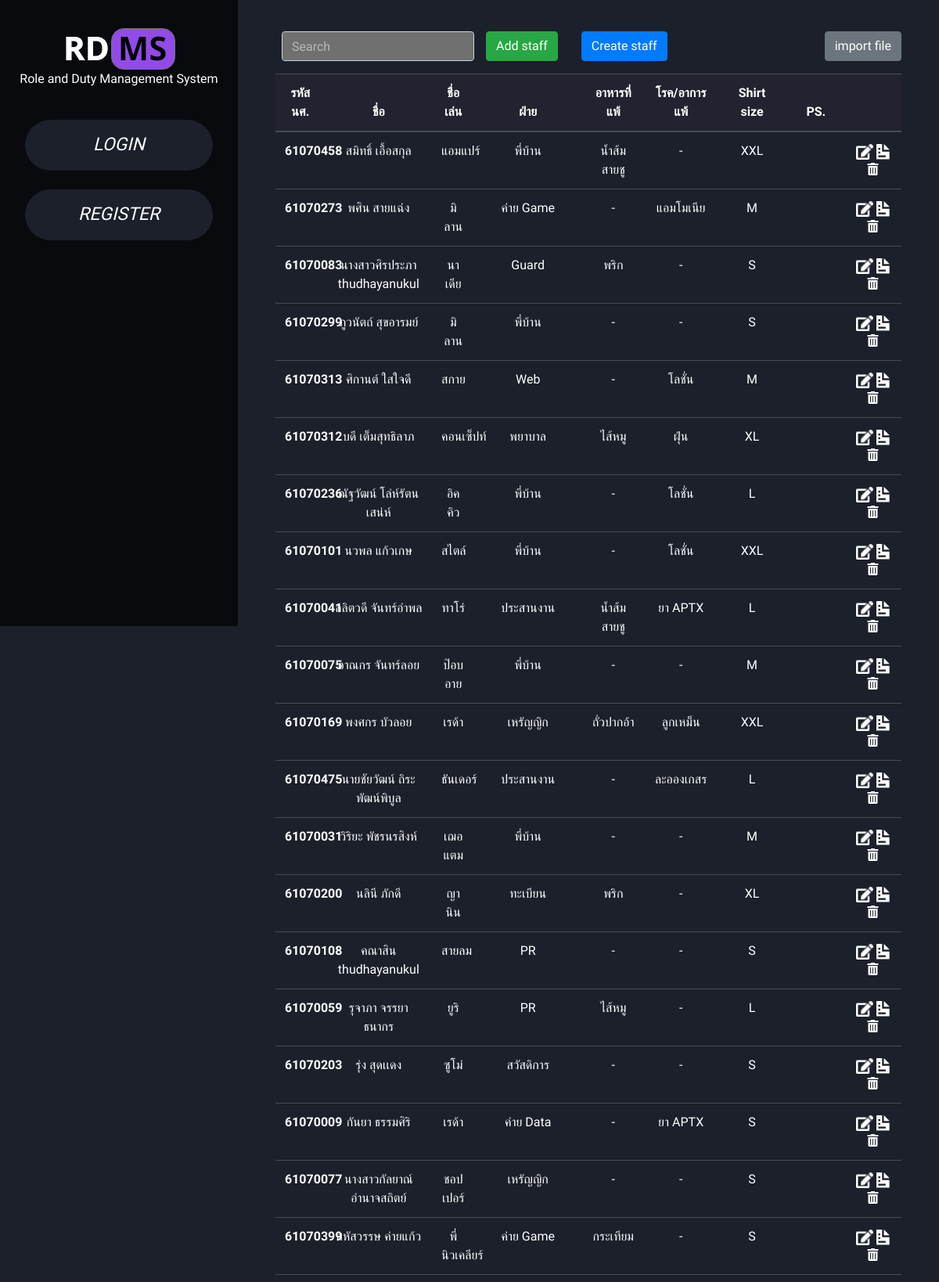
Screenshot of /camp/2/staffs/ (upper part) with the database file from the repository.
### staffs/models.py (models this page shows)
class Staff(models.Model):
    camp = models.ForeignKey(to='camp.Camp', on_delete=models.CASCADE)
    personal = models.OneToOneField(Personal, on_delete=models.CASCADE)
    department = models.ForeignKey(to='camp.Department', on_delete=models.CASCADE, null=True, blank=True)
    mc = models.ForeignKey(to='camp.MC', on_delete=models.CASCADE, null=True, blank=True)
    position = models.CharField(max_length=255)
    group = models.CharField(max_length=255)
    postscript = models.CharField(max_length=255, null=True)

### personal/models.py (models this page shows)
class Personal(models.Model):
    SEX = (
        ('M', 'MALE'),
        ('F', 'FEMALE')
    )
    sid = models.CharField(max_length=8, null=True)
    first_name = models.CharField(max_length=255)
    last_name = models.CharField(max_length=255)
    nick_name = models.CharField(max_length=255)
    sex = models.CharField(choices=SEX, max_length=1)
    phone = models.CharField(max_length=10, null=True)
    email = models.CharField(max_length=255, null=True)
    blood_type = models.CharField(max_length=2, null=True)
    birthday = models.DateField(null=True)
    religion = models.CharField(max_length=255, null=True)
    food_allergy = models.TextField(default='-')
    congenital_disease = models.TextField(default='-')
    shirt_size = models.CharField(max_length=5)
    profile_pic = models.ImageField(upload_to='profiles/')

### camp/models.py (models this page shows)
class Department(models.Model):
    camp = models.ForeignKey(Camp, on_delete=models.CASCADE)
    name = models.CharField(max_length=255)
    typeOfDepartment = models.CharField(max_length=255)
    desc = models.TextField()

### staffs/views.py (the view)
# urls.py: path('<int:id_camp>/staffs/', include('staffs.urls')),
def staffs(request, id_camp):
    context = getPersonal(request)
    context['id_camp'] = id_camp
    context['staffs'] = reversed(Staff.objects.select_related('personal').filter(camp_id=id_camp))
    if id_camp:
        context['active_camp'] = True
    return render(request, 'staffs.html', context)

### index/views.py (called while the page is built)
def getPersonal(request):
    if request.user.is_authenticated and request.user.personal_id:
        user = request.user
        context = {}
        personal = Personal.objects.get(pk=user.personal_id)
        sex = {'M': 'Mr.', 'F': 'Miss.'}
        name = sex[personal.sex] + \
            personal.first_name + ' ' + personal.last_name
        context['name'] = name
        context['personal'] = personal
        return context
    else:
        messages.warning(request, 'user ของคุณไม่มีการกรอกข้อมูล personal ระวังบัค')
        return {}

### staffs/templates/staffs.html (shortened to what this page needs)
{% extends "base.html" %}
{% block content %}
<div class="form-group row ml-2">
    <div class="col-xs-3">
        <input type="text" class="form-control  search" placeholder="Search" id="searchBox">
    </div>
    <div class="col-sm-auto">
        <a type="button" class="btn btn-success" href="{% url 'add_staff' id_camp %}">Add staff</a>
    </div>
    <div class="col-sm-auto">
        <a type="button" class="btn btn-primary" href="{% url 'create_staff' id_camp %}">Create staff</a>
    </div>
    <div class="col text-right">
        <a type="button" class="btn btn-secondary" href="{% url 'import_staff' id_camp %}">import file</a>
    </div>
</div>
<table class="table table-dark table-hover table-fixed" id="tbl">
    <thead class="">
        <tr class="text-center">
            <th scope="col" style="width: 7%;">รหัสนศ.</th>
            <th scope="col" style="width: 15%;">ชื่อ</th>
            <th scope="col" style="width: 6%;">ชื่อเล่น</th>
            <th scope="col" style="width: 15%;">ฝ่าย</th>
            <th scope="col" style="width: 9%;">อาหารที่แพ้</th>
            <th scope="col" style="width: 10%;">โรค/อาการแพ้</th>
            <th scope="col" style="width: 10%;">Shirt size</th>
            <th scope="col" style="width: 8%;">PS.</th>
            <th scope="col" style="width: 8%"></th>
        </tr>
    </thead>
    <tbody id="tbd">
        {% for staff in staffs %}
        <tr id="table-row" class="text-center">
            <th scope="row">{{staff.personal.sid}}</th>
            <td>{{staff.personal.first_name}} {{staff.personal.last_name}}</td>
            <td>{{staff.personal.nick_name}}</td>
            <td>{{staff.department.name}}</td>
            <td>{{staff.personal.food_allergy}}</td>
            <td>{{staff.personal.congenital_disease}}</td>
            <td>{{staff.personal.shirt_size}}</td>
            <td>{{staff.personal.postscript}}</td>
            <td>
                <span data-toggle="modal" data-target="#modal_edit" onclick="modal_edit({{ staff.id }})"
                    style="cursor:pointer;">
                    <a class="material-tooltip-main" data-toggle="tooltip" data-placement="top" title="Edit">
                        <img src="/media/Icon awesome-edit.png" class="icon">
                    </a>
                </span>
                <span data-toggle="modal" data-target="#modal_view" onclick="getStaffsDetail({{ staff.id }})"
                    style="cursor:pointer;">
                    <a class="material-tooltip-main" data-toggle="tooltip" data-placement="top" title="View">
                        <img src="/media/Icon open-document.png" class="icon"></img>
                    </a>
                </span>
                <span style="cursor:pointer;">
                    <a href="{% url 'delete_staff' id_camp staff.id %}" onclick="return confirm('Are you sure you want to delete this?')" class="material-tooltip-main del" data-toggle="tooltip" data-placement="top" title="Delete">
                        <i class="fas fa-trash-alt"></i>
                    </a>
                </span>
            </td>
        </tr>
        {% endfor %}
    </tbody>
</table>
{% endblock %}

### templates/base.html (shortened to what this page needs)
<!DOCTYPE html> {% load static %}
<html lang="en">
<head>
    <link rel="stylesheet" type="text/css" href="{% static 'bootstrap/css/bootstrap.css'%}">
    <link rel="stylesheet" type="text/css" href="{% static 'css/my_style.css'%}">
    <link rel="stylesheet" type="text/css" href="{% static 'fontawesome-free/css/all.min.css' %}">
</head>
<body>
    <div class="d-flex" id="wrapper">
        {% if user.is_authenticated %}
        <div class="slide" id="sidebar-wrapper">
            <div class="list-group list-group-flush text-center mt-3" id="sidebar">
                <div class="profile">
                    <img src="{{ request.META.HTTP_NAME }}/media/{{ personal.profile_pic }}" class="mb-3 img_profile reg-login">
                    <p class="h4 mb-1 font-weight-bold" id="profile_name">{{ name }}</p>
                    <p class="text-warning font-weight-bold role text-uppercase">{{ user.groups.all.0 }}</p>
                    <p class="role">Edit Profile <a href="{% url 'profile' %}"><img src="/media/Icon awesome-edit.png"></a>
                        <a href="{% url 'logout' %}"><img src="/media/logout-16.png"></a>
                    </p>
                </div>
                <a href="{%url 'camp' %}" class="list-group-item box-side-sub Aligner mt-3" id="overview">
                    <em> OVERVIEW </em>
                </a>
                {% if active_camp %}
                <a href="{%url 'camp' id_camp %}" class="list-group-item box-side-sub Aligner mt-3" id="camp">
                    <em> CAMP </em>
                </a>
                <a href="{%url 'campers' id_camp %}" class="list-group-item mt-2 box-side-sub Aligner" id="campers">
                    <em> CAMPERS </em>
                </a>
                <a href="{%url 'flow' id_camp %}" class="list-group-item mt-2 box-side-sub Aligner" id="flow">
                    <em> FLOW </em>
                </a>
                <a href="{%url 'locations' id_camp %}" class="list-group-item mt-2 box-side-sub Aligner" id="locations">
                    <em> LOCATIONS </em>
                </a>
                <a href="{%url 'staffs' id_camp %}" class="list-group-item mt-2 box-side-sub Aligner" id="staffs">
                    <em> STAFFS </em>
                </a>
                {% endif %}
                <a class="mt-2 box-side-sub Aligner" id="menu-toggle">
                    <em> <img src="/media/Icon awesome-angle-left.png" style="margin-right: 5px;" id="icon_hide"> HIDE
                    </em>
                </a>
            </div>
        </div>
        {% else %}
        <div class="slide-login" id="sidebar-wrapper">
            <div class="list-group list-group-flush text-center mt-3" id="sidebar">
                <div class="m-3">
                    <a href="{% url 'index' %}"><img src="/media/logo.png" id="" class=""></a>
                    <p class="">Role and Duty Management System</p>
                </div>
                <a class="list-group-item mt-2 box-side-sub Aligner reg-login font-italic" data-toggle="modal"
                    data-target="#login_modal">
                    LOGIN
                </a>
                <a href="{% url 'register' %}"
                    class="list-group-item mt-2 box-side-sub Aligner reg-login mt-4 font-italic">
                    REGISTER
                </a>
            </div>
        </div>
        {% endif %}
        <div id="page-content-wrapper">
            <div class="m-2">
            </div>
            <div id="main-content">
                <div class="mr-5 ml-5">
                    {% block content %} {% endblock %}
                </div>
            </div>
        </div>
    </div>
</body>
</html>

### static/css/my_style.css (style rules this page uses)
:root { --bg-black: #090A0E; --bg-gray: #1C202B; --bg-aside: #0F1010; --bg-purple: #924BE7; }
body { overflow-x: hidden; background-color: var(--bg-gray); color: white !important; font-family: 'Sarabun', sans-serif; }
#main-content { margin-left: 19rem; -webkit-transition: margin .25s ease-out; -moz-transition: margin .25s ease-out; -o-transition: margin .25s ease-out; transition: margin .25s ease-out; }
#sidebar-wrapper { min-height: 100vh; margin-left: -19rem; position: fixed; -webkit-transition: margin .25s ease-out; -moz-transition: margin .25s ease-out; -o-transition: margin .25s ease-out; transition: margin .25s ease-out; }
#sidebar-wrapper .list-group { width: 19rem; }
#page-content-wrapper { min-width: 100vw; }
@media (min-width: 768px) { #sidebar-wrapper { margin-left: 0; } }
@media (min-width: 768px) { #page-content-wrapper { min-width: 0; width: 100%; } }
.box-side-sub { background-color: var(--bg-black); color: white; height: 70px; cursor: pointer; font-size: 23px; text-decoration: none !important; background-image: linear-gradient(to left, transparent, transparent 50%, var(--bg-purple) 50%, var(--bg-purple)); background-position: 100% 0; background-size: 200% 100%; }
.reg-login { background-color: var(--bg-gray); border-radius: 50px !important; width: 240px; height: 65px; margin-left: auto; margin-right: auto; }
.slide-login { background-color: var(--bg-black); }
.Aligner { display: flex; align-items: center; justify-content: center; }

### staffs/templates/staffs.html (style rules this page uses)
.table { background: transparent; border-collapse: collapse; table-layout: fixed; width: 100%; }
.icon { height: 20px; }
thead { background-color: #222230; }
.search { background-color: #707070 !important; color: white !important; }
.search::placeholder { color: white; opacity: 0.5; }
.del { color: white; }

### rows the page displays
Staff: personal.sid "61070458", personal.first_name "สมิทธิ์", personal.last_name "เอื้อสกุล", personal.nick_name "แอมแปร์", department.name "พี่บ้าน", personal.food_allergy "น้ำส้มสายชู", personal.congenital_disease "-", personal.shirt_size "XXL"
Staff: personal.sid "61070273", personal.first_name "พศิน", personal.last_name "สายแฉ่ง", personal.nick_name "มิลาน", department.name "ค่าย Game", personal.food_allergy "-", personal.congenital_disease "แอมโมเนีย", personal.shirt_size "M"
Staff: personal.sid "61070083", personal.first_name "นางสาวศิรประภา", personal.last_name "thudhayanukul", personal.nick_name "นาเดีย", department.name "Guard", personal.food_allergy "พริก", personal.congenital_disease "-", personal.shirt_size "S"
Staff: personal.sid "61070299", personal.first_name "ภูวนัตถ์", personal.last_name "สุขอารมย์", personal.nick_name "มิลาน", department.name "พี่บ้าน", personal.food_allergy "-", personal.congenital_disease "-", personal.shirt_size "S"
Staff: personal.sid "61070313", personal.first_name "ศิกานต์", personal.last_name "ใสใจดี", personal.nick_name "สกาย", department.name "Web", personal.food_allergy "-", personal.congenital_disease "โลชั่น", personal.shirt_size "M"
Staff: personal.sid "61070312", personal.first_name "บดี", personal.last_name "เต็มสุทธิลาภ", personal.nick_name "คอนเซ็ปท์", department.name "พยาบาล", personal.food_allergy "ไส้หมู", personal.congenital_disease "ฝุ่น", personal.shirt_size "XL"
Staff: personal.sid "61070236", personal.first_name "ณัฐวัฒน์", personal.last_name "โล่ห์รัตนเสน่ห์", personal.nick_name "อิคคิว", department.name "พี่บ้าน", personal.food_allergy "-", personal.congenital_disease "โลชั่น", personal.shirt_size "L"
Staff: personal.sid "61070101", personal.first_name "นวพล", personal.last_name "แก้วเกษ", personal.nick_name "สไตล์", department.name "พี่บ้าน", personal.food_allergy "-", personal.congenital_disease "โลชั่น", personal.shirt_size "XXL"
Staff: personal.sid "61070041", personal.first_name "ลลิตวดี", personal.last_name "จันทร์อำพล", personal.nick_name "ทาโร่", department.name "ประสานงาน", personal.food_allergy "น้ำส้มสายชู", personal.congenital_disease "ยา APTX", personal.shirt_size "L"
Staff: personal.sid "61070075", personal.first_name "อาณกร", personal.last_name "จันทร์ลอย", personal.nick_name "ป๊อบอาย", department.name "พี่บ้าน", personal.food_allergy "-", personal.congenital_disease "-", personal.shirt_size "M"
Staff: personal.sid "61070169", personal.first_name "พงศกร", personal.last_name "บัวลอย", personal.nick_name "เรด้า", department.name "เหรัญญิก", personal.food_allergy "ถั่วปากอ้า", personal.congenital_disease "ลูกเหม็น", personal.shirt_size "XXL"
Staff: personal.sid "61070475", personal.first_name "นายชัยวัฒน์", personal.last_name "ถิระพัฒน์พิบูล", personal.nick_name "ธันเดอร์", department.name "ประสานงาน", personal.food_allergy "-", personal.congenital_disease "ละอองเกสร", personal.shirt_size "L"
Staff: personal.sid "61070031", personal.first_name "วิริยะ", personal.last_name "พัชรนรสิงห์", personal.nick_name "เฌอแตม", department.name "พี่บ้าน", personal.food_allergy "-", personal.congenital_disease "-", personal.shirt_size "M"
Staff: personal.sid "61070200", personal.first_name "นลินี", personal.last_name "ภักดี", personal.nick_name "ญานิน", department.name "ทะเบียน", personal.food_allergy "พริก", personal.congenital_disease "-", personal.shirt_size "XL"
Staff: personal.sid "61070108", personal.first_name "คณาสิน", personal.last_name "thudhayanukul", personal.nick_name "สายลม", department.name "PR", personal.food_allergy "-", personal.congenital_disease "-", personal.shirt_size "S"
Staff: personal.sid "61070059", personal.first_name "รุจาภา", personal.last_name "จรรยาธนากร", personal.nick_name "ยูริ", department.name "PR", personal.food_allergy "ไส้หมู", personal.congenital_disease "-", personal.shirt_size "L"
Staff: personal.sid "61070203", personal.first_name "รุ่ง", personal.last_name "สุดเเดง", personal.nick_name "ซูโม่", department.name "สวัสดิการ", personal.food_allergy "-", personal.congenital_disease "-", personal.shirt_size "S"
Staff: personal.sid "61070009", personal.first_name "กันยา", personal.last_name "ธรรมศิริ", personal.nick_name "เรด้า", department.name "ค่าย Data", personal.food_allergy "-", personal.congenital_disease "ยา APTX", personal.shirt_size "S"
Staff: personal.sid "61070077", personal.first_name "นางสาวกัลยาณ์", personal.last_name "อำนาจสถิตย์", personal.nick_name "ชอปเปอร์", department.name "เหรัญญิก", personal.food_allergy "-", personal.congenital_disease "-", personal.shirt_size "S"
Staff: personal.sid "61070399", personal.first_name "สหัสวรรษ", personal.last_name "ค่ายแก้ว", personal.nick_name "พี่นิวเคลียร์", department.name "ค่าย Game", personal.food_allergy "กระเทียม", personal.congenital_disease "-", personal.shirt_size "S"
